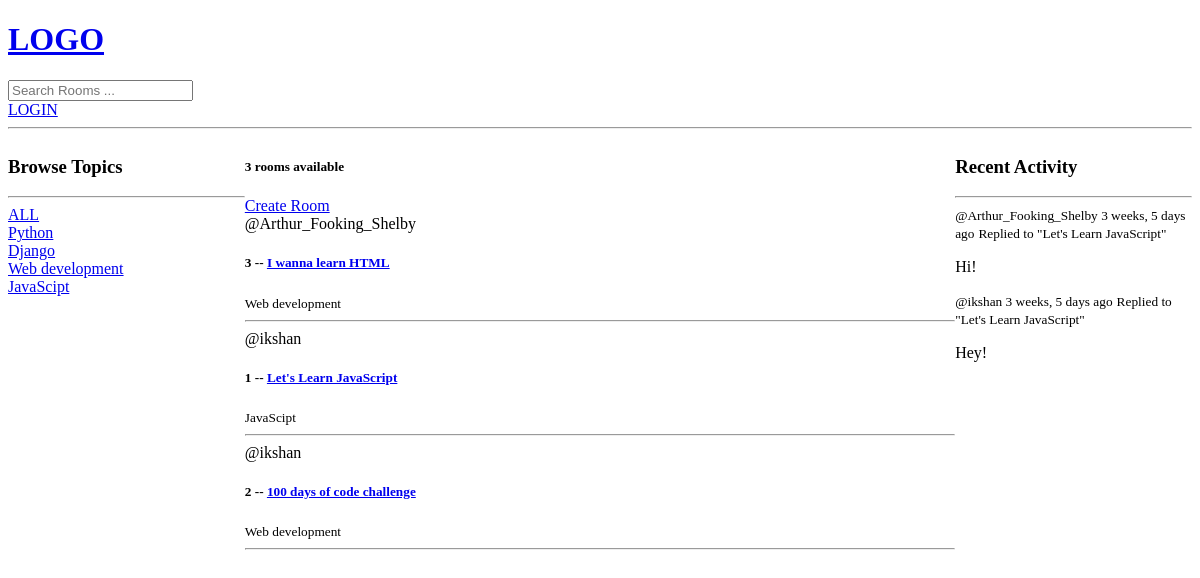
Before: / with the older database file.
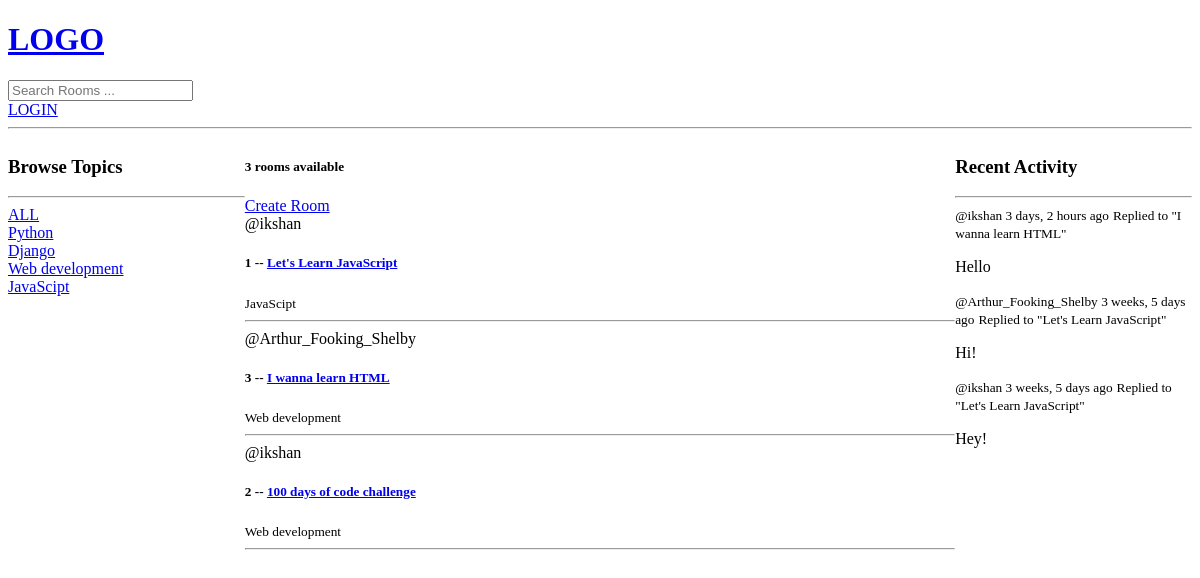
After: the same page with the newer database file.
### base/models.py (models this page shows, shortened)
class Topic(models.Model):
    name = models.CharField(max_length=200)

class Room(models.Model):
    host = models.ForeignKey(User, on_delete=models.SET_NULL, null=TRUE)
    topic = models.ForeignKey(Topic, on_delete=models.SET_NULL, null=TRUE)# A room can have only one topic
    name=models.CharField(max_length=200)
    description=models.TextField(null=True, blank = True) #black =true means that if we make it a form then this feild can still be empty and not give any error
    participants =  models.ManyToManyField(User, related_name='participants', blank=True) #we are creating a many to many field
    updated= models.DateTimeField(auto_now=True) # auto now = true takes a snapshot everytime we save
    created = models.DateTimeField(auto_now_add=True)# auto now add= true takes only the snapshot at the first instance and after that even if we save again, it wont take another snapshot
    class Meta:
        ordering = ['-updated','-created'] #we do this to make sure that when we opst anything using the room_frm, the newst thingy comes at the top
    def __str__(self):
        return self.name

class Message(models.Model): #the chatbot messages model
    user = models.ForeignKey(User, on_delete=models.CASCADE)
    room =  models.ForeignKey(Room, on_delete=models.CASCADE) #this establishes a relationship between the parent model i.e the room and a child model which in this case is the message model, and ondelete we are cascading it i.e deleting all the messages if a room is deleted
    body = models.TextField()
    updated = models.DateTimeField(auto_now=True)
    created = models.DateTimeField(auto_now_add=True)
    class Meta:
        ordering = ['-updated','-created']
    def __str__(self):
        return self.body[0:50]

### base/views.py (the view)
# urls.py: path('',views.home,name="home"),
def home(request):
    q=request.GET.get('q') if request.GET.get('q')!= None else '' #this line is respoonsible to get the room name based on the query that is searched ..... and .filter() function loads the data only what is specified in its arguments
    rooms=Room.objects.filter(Q(topic__name__icontains=q) |
    Q(name__icontains=q) |
    Q(description__icontains=q)
    )
    topics = Topic.objects.all() #loading all the topics in this topic variable
    room_count = rooms.count()
    room_messages = Message.objects.all() #loads all the messages that have been present in the message model
    context={'rooms':rooms, 'topics':topics, 'room_count':room_count,'room_messages':room_messages}
    return render(request,'base/home.html',context)

### base/templates/base/home.html (shortened to what this page needs)
{% extends 'main.html' %}
{% block content %}
<div class="home-container">
    <div>
        <h3>Browse Topics</h3>
        <hr>
        <a href="{% url 'home'  %}">ALL</a>
        {% for topic in topics %}
            <div>
                 <a href="{% url 'home'  %}?q={{topic.name}}">{{topic.name}}</a>
            </div>
        {% endfor %}
    </div>
    <div>
        <h5>{{room_count}} rooms available</h5>
        <a href="{% url 'create-room' %}">Create Room</a>
        <div>
            {% for room in rooms %}
            <div>
                <span>@{{room.host.username}}</span>
                <h5>{{room.id}} -- <a href="/room/{{room.id}}">{{room.name}}</a></h5>
                <small>{{room.topic.name}}</small>
                <hr>
            </div>
            {% endfor %}
        </div>
    </div>
    <div>
        <h3>Recent Activity</h3>
        <hr>
        {% for message in room_messages %}
            <div>
                <small>@{{message.user}}  {{message.created|timesince}} ago</small>
                <small>Replied to "{{message.room}}"</small>
                <p>{{message}}</p>
            </div>
        {% endfor %}
    </div>
</div>
{% endblock content %}

### templates/main.html (shortened to what this page needs)
<!DOCTYPE html>
<html lang="en">
<head>
</head>
<body>
    {% include 'navbar.html' %}
    {% block content %}{% endblock content%}
</body>
</html>

### templates/navbar.html
<a href="/">
    <h1>LOGO</h1>
</a>
<form method="GET" action="{% url 'home' %}">
    <input type="text" placeholder="Search Rooms ..." name="q"/>
</form>
{% if request.user.is_authenticated %}
<p>Hi {{ request.user }}</p>
<a href="{% url 'logout' %}">LOGOUT</a>
{% else %}
<a href="{% url 'login' %}">LOGIN</a>
{% endif %}
<hr>

### base/templates/base/home.html (style rules this page uses)
.home-container { display: grid; grid-template-columns: 1fr 3fr 1fr; }

Changed rows visible on the page:
changed Room "Let's Learn JavaScript": moves up the list
added Message: user "ikshan", created "3 days, 2 hours", room "I wanna learn HTML", body "Hello"
